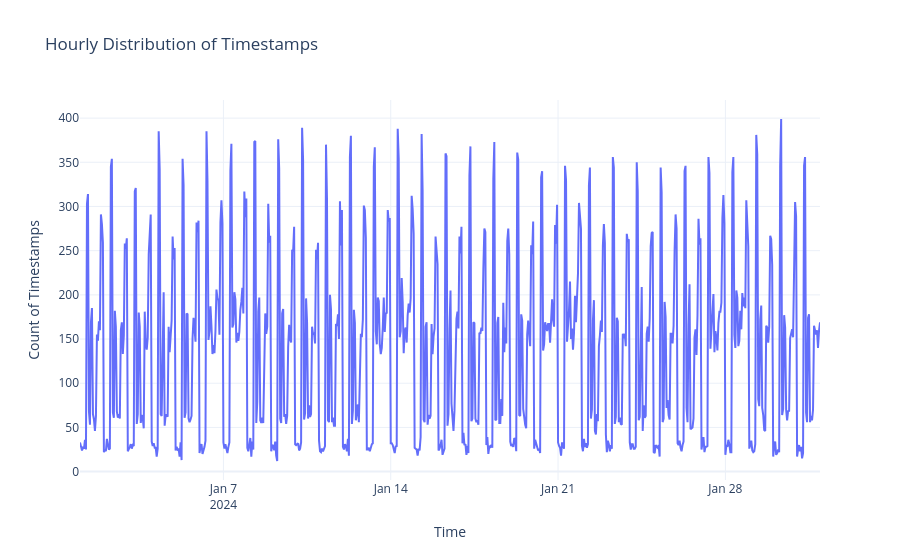

The notebook cell this image was saved under:
### Code cell
generate.plotly_hourly_distribution(df=df)

### Figure 1 — Plotly figure (JSON) as saved in the notebook; plotly's stock layout.template omitted (floating-point values rounded to 4 significant figures; data arrays with more than 128 entries replaced by an {"elided": "..."} marker saying what was removed)
{"data": [{"customdata": {"elided": "744x3 str values"}, "hovertemplate": "Installations=%{y}<br>Date=%{customdata[0]}<br>Weekday=%{customdata[1]}<br>Time=%{customdata[2]}<extra></extra>", "legendgroup": "", "line": {"color": "#636efa", "dash": "solid"}, "marker": {"size": 8, "symbol": "circle"}, "mode": "lines", "name": "", "orientation": "v", "showlegend": false, "type": "scatter", "x": {"elided": "744 str values"}, "xaxis": "x", "y": {"elided": "744 int values"}, "yaxis": "y"}], "layout": {"hovermode": "x unified", "legend": {"tracegroupgap": 0}, "title": {"text": "Hourly Distribution of Timestamps"}, "xaxis": {"anchor": "y", "domain": [0, 1], "title": {"text": "Time"}}, "yaxis": {"anchor": "x", "domain": [0, 1], "title": {"text": "Count of Timestamps"}}}}
